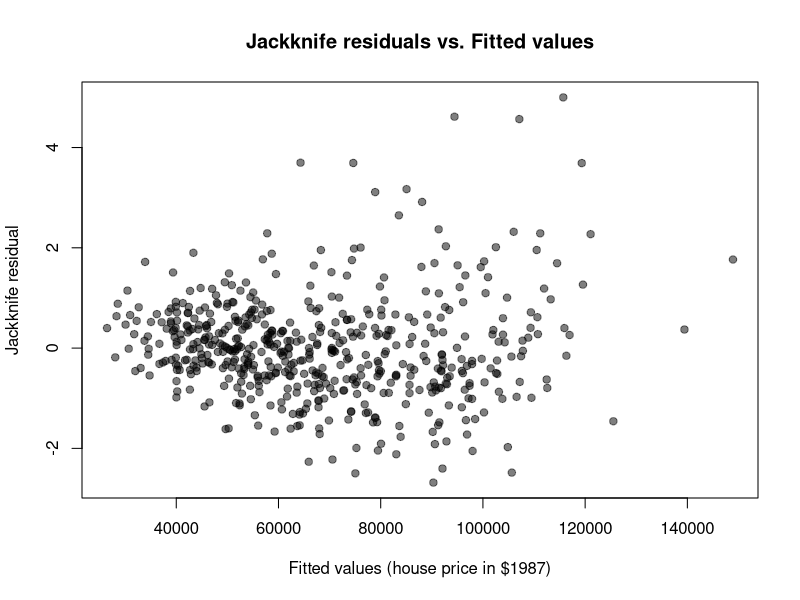

The R source for this figure:
# Author: Patrick Sheehan
# Purpose: Extension of Anglin and Gencay (1996)     
# Input: None
# Output(s): Jacknife residual plots

require(AER) # Require data package
require(MASS) # Require studres package
data(HousePrices) # Put the data in the workspace
benchmark.reg <- lm(price ~ driveway + recreation + fullbase + gasheat 
                            + aircon + garage + prefer + log(lotsize) 
                            + bedrooms + bathrooms + stories,
                    data= HousePrices)
jackknife.residuals <- studres(benchmark.reg)
fitted.values <- fitted(benchmark.reg)
pdf("residuals.pdf")
plot(fitted.values,jackknife.residuals,
     main="Jackknife residuals vs. Fitted values",
     xlab="Fitted values (house price in $1987)",
     ylab="Jackknife residual",
     pch=19,
     col=rgb(0, 0, 0, 0.5))
dev.off()
